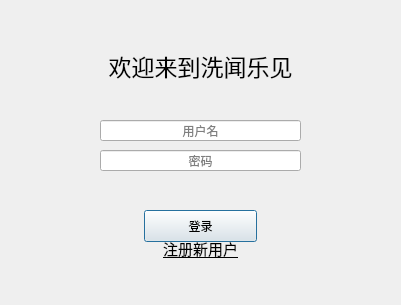
<?xml version="1.0" encoding="UTF-8"?>
<ui version="4.0">
 <class>LoginWindow</class>
 <widget class="QDialog" name="LoginWindow">
  <property name="geometry">
   <rect>
    <x>0</x>
    <y>0</y>
    <width>401</width>
    <height>305</height>
   </rect>
  </property>
  <property name="windowTitle">
   <string>登录</string>
  </property>
  <widget class="QLabel" name="text_tittle">
   <property name="geometry">
    <rect>
     <x>90</x>
     <y>50</y>
     <width>221</width>
     <height>31</height>
    </rect>
   </property>
   <property name="font">
    <font>
     <pointsize>17</pointsize>
    </font>
   </property>
   <property name="text">
    <string>欢迎来到洗闻乐见</string>
   </property>
   <property name="alignment">
    <set>Qt::AlignCenter</set>
   </property>
  </widget>
  <widget class="QPushButton" name="btn_login">
   <property name="geometry">
    <rect>
     <x>144</x>
     <y>210</y>
     <width>113</width>
     <height>32</height>
    </rect>
   </property>
   <property name="text">
    <string>登录</string>
   </property>
  </widget>
  <widget class="QLineEdit" name="edit_username">
   <property name="geometry">
    <rect>
     <x>100</x>
     <y>120</y>
     <width>201</width>
     <height>21</height>
    </rect>
   </property>
   <property name="text">
    <string/>
   </property>
   <property name="frame">
    <bool>true</bool>
   </property>
   <property name="alignment">
    <set>Qt::AlignCenter</set>
   </property>
   <property name="placeholderText">
    <string>用户名</string>
   </property>
  </widget>
  <widget class="QLineEdit" name="edit_password">
   <property name="geometry">
    <rect>
     <x>100</x>
     <y>150</y>
     <width>201</width>
     <height>21</height>
    </rect>
   </property>
   <property name="text">
    <string/>
   </property>
   <property name="frame">
    <bool>true</bool>
   </property>
   <property name="echoMode">
    <enum>QLineEdit::Password</enum>
   </property>
   <property name="alignment">
    <set>Qt::AlignCenter</set>
   </property>
   <property name="placeholderText">
    <string>密码</string>
   </property>
  </widget>
  <widget class="QLabel" name="btn_signup">
   <property name="geometry">
    <rect>
     <x>135</x>
     <y>238</y>
     <width>131</width>
     <height>20</height>
    </rect>
   </property>
   <property name="font">
    <font>
     <pointsize>11</pointsize>
     <underline>true</underline>
    </font>
   </property>
   <property name="cursor">
    <cursorShape>ClosedHandCursor</cursorShape>
   </property>
   <property name="text">
    <string>注册新用户</string>
   </property>
   <property name="alignment">
    <set>Qt::AlignCenter</set>
   </property>
  </widget>
 </widget>
 <resources/>
 <connections/>
</ui>
